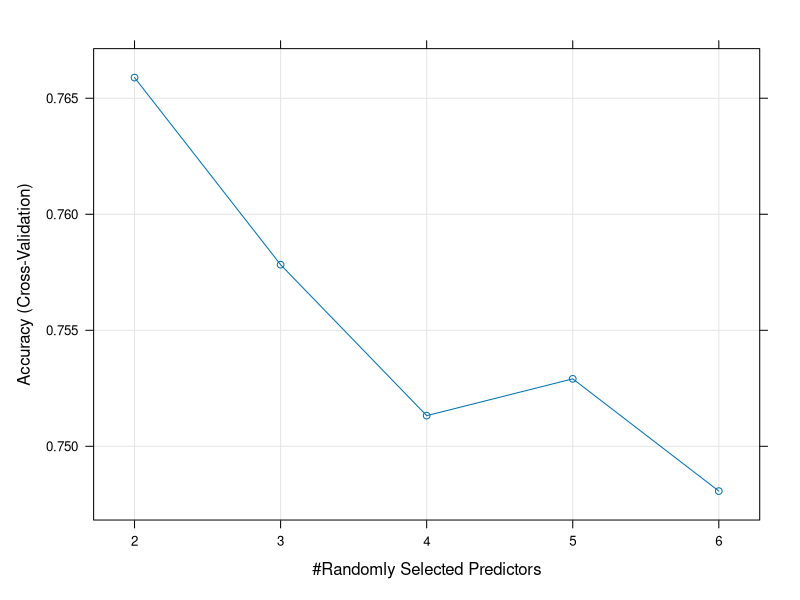

Write the R code that produced this figure. (Note: this script raises an error after producing the figure.)
## ---- chunk 1
library(mlbench)
library(caret)
library(ggplot2)


data(PimaIndiansDiabetes)
df_diabetes <- PimaIndiansDiabetes
head(df_diabetes)
## ---- chunk 2
set.seed(2020)
## ---- chunk 3
df_diabetes$target <- df_diabetes$diabetes
df_diabetes$diabetes <- NULL
## ---- chunk 4
splitIndex <- createDataPartition(df_diabetes$target, p=.80, list=FALSE )

df_train <- df_diabetes[splitIndex, ]
df_test  <- df_diabetes[-splitIndex,]

head(df_train)
## ---- chunk 5
tuneGrid = expand.grid(mtry = 2:6)
trControl = trainControl(method = "cv", number = 10)

random_forest <- train(target~.,data = df_train, 
                                method = "rf", 
                                trControl = trControl,
                                tuneGrid = tuneGrid) 

## ---- chunk 6
plot(random_forest) # The optimal value for mtry is 2
## ---- chunk 7


tuneGrid = expand.grid(mtry = 2:4,
                       splitrule = c('gini', 'extratrees'),
                       min.node.size = c(1:10))


random_forest <- train(target~.,data = df_train, 
                                method = "ranger", 
                                trControl = trControl,
                                tuneGrid = tuneGrid) 
## ---- chunk 8
plot(random_forest) # highest accuracy utilize extratrees comparison, 2 mtry and 8 node size
## ---- chunk 9
tuneGrid = expand.grid(nIter = 10:50)
trControl = trainControl(method = "cv", number = 30)

boosted_logistic <- train(target~.,data = df_train, 
                                method = "LogitBoost", 
                                trControl = trControl,
                                tuneGrid = tuneGrid)
## ---- chunk 10
plot(boosted_logistic) # 25 iterations were the best performing
## ---- chunk 11
tuneGrid = expand.grid(nIter = 10:50, method='real_adaboost')
trControl = trainControl(method = "cv", number = 15)

adaboost <- train(target~.,data = df_train, 
                           method = "adaboost", 
                           trControl = trControl,
                           tuneGrid = tuneGrid)
## ---- chunk 12
plot(adaboost)
## ---- chunk 13
tuneGrid = expand.grid(C = seq(0.001, 1, length=10))
trControl = trainControl(method = "cv", number = 15)

svm <- train(target~.,data = df_train, 
                         method = "svmLinear", 
                         trControl = trControl,
                         tuneGrid = tuneGrid)
## ---- chunk 14
plot(svm)
## ---- chunk 15
tuneGrid = expand.grid(k = 1:5)
trControl = trainControl(method = "cv", number = 15)

knn <- train(target~.,data = df_train, 
                      method = "knn", 
                      trControl = trControl,
                      tuneGrid = tuneGrid)
## ---- chunk 16
plot(knn)
## ---- chunk 17
pred1 <- predict(adaboost, df_test)
cm1 <- confusionMatrix(data = pred1, reference = df_test$target, positive = "neg")
cm1$overall[1]
## ---- chunk 18
pred2 <- predict(svm, df_test)
cm2 <- confusionMatrix(data = pred2, reference = df_test$target, positive = "neg")
cm2$overall[1]
## ---- chunk 19
pred3 <- predict(knn, df_test)
cm3 <- confusionMatrix(data = pred3, reference = df_test$target, positive = "neg")
cm3$overall[1]
